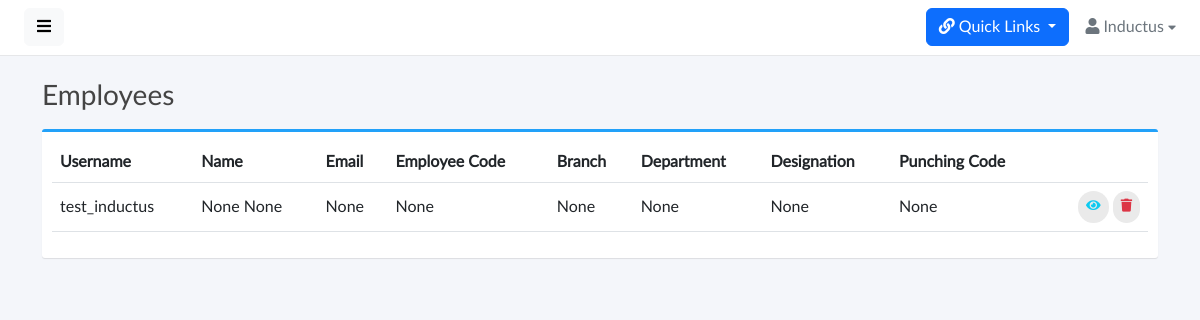
The app's page /employees/ (signed in), older data.
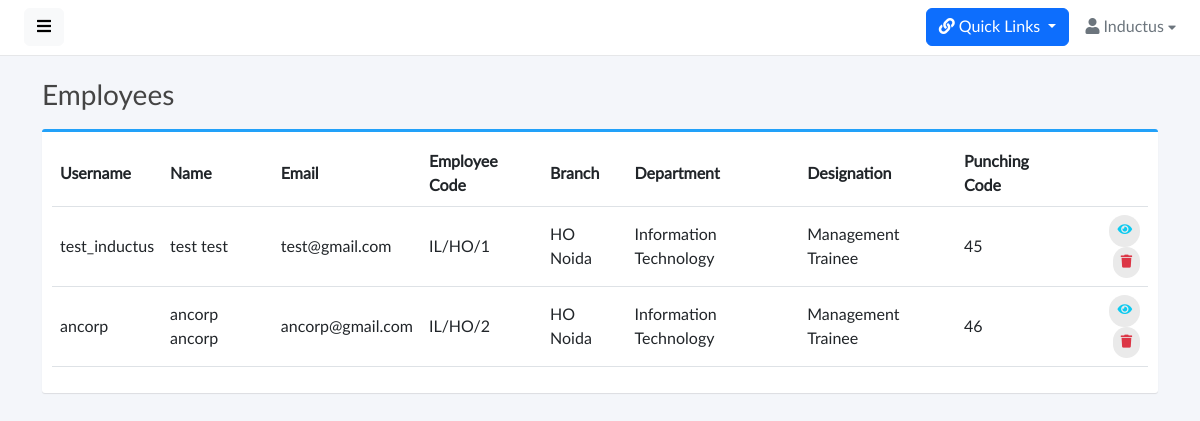
The same page, newer data.
### base/models.py (models this page shows, shortened)
class Employee(models.Model):
    GENDER_CHOICES = [
        ('Male', 'Male'),
        ('Female', 'Female'),
    ]
    SHIFT_CHOICES = [
        ('General', 'General'),
        ('UNICEF', 'UNICEF'),
    ]
    EMPLOYEE_TYPE_CHOICES = [
        ('Permanent','Permanent')
    ]
    GRADE_CHOICES = [
        ('Employee','Employee'),
        ('Consultant','Consultant'),
        ('UNF Employee','UNF Employee'),
        ('UNF Supervisor','UNF Supervisor'),
    ]
    id = models.CharField(max_length=25,primary_key=True,default=generate_unique_id,editable=False)
    user = models.OneToOneField(User, on_delete=models.CASCADE,editable=False)
    employee_code = models.CharField(max_length=20,unique=True,null=True,blank=True)
    first_name = models.CharField(max_length=100 ,null=True,blank=True)
    middle_name = models.CharField(max_length=100,blank=True,null=True)
    last_name = models.CharField(max_length=100 , null=True,blank=True)
    email = models.CharField(max_length=100, null=True,blank=True , unique=True)
    official_email= models.CharField(max_length=100, blank=True , null=True , unique=True)
    gender = models.CharField(max_length=10, choices=GENDER_CHOICES)
    punching_code = models.IntegerField(unique=True , null=True , blank=True)
    date_of_joining = models.DateField(null=True)
    branch = models.ForeignKey(Branch, on_delete=models.SET_NULL,null=True,blank=True)
    department = models.ForeignKey(Department, on_delete=models.SET_NULL, null=True,blank=True)
    designation = models.ForeignKey(Designation, on_delete=models.SET_NULL,null=True,blank=True)
    employee_type = models.CharField(max_length=100, choices=EMPLOYEE_TYPE_CHOICES)
    shift = models.CharField(max_length=100, choices=SHIFT_CHOICES)
    grade = models.CharField(max_length=100, choices=GRADE_CHOICES)
    reporting_manager = models.ForeignKey(
        'self',
        on_delete=models.SET_NULL,
        null=True,
        blank=True,
        related_name='reportees'
    )
    ctc = models.CharField(max_length=20,null=True,blank=True)
    gross_salary = models.CharField(max_length=20,null=True,blank=True)
    basic_salary = models.CharField(max_length=20,null=True,blank=True)

class Branch(models.Model):
    id = models.CharField(default=generate_unique_id,primary_key=True,editable=False,max_length=25)
    branch_name = models.CharField(max_length=100,unique=True)
    branch_code = models.CharField(max_length=100,unique=True)
    address = models.CharField(max_length=200,blank=True,null=True)
    tehsil = models.CharField(max_length=100,blank=True,null=True)
    district = models.CharField(max_length=100,blank=True,null=True)
    city = models.CharField(max_length=50,blank=True,null=True)
    state = models.CharField(max_length=50,choices=STATE_CHOICES,blank=True,null=True)
    country = CountryField(blank_label="(select country)")
    status = models.BooleanField()
    def __str__(self):
        return self.branch_name

class Department(models.Model):
    id = models.CharField(max_length=25,primary_key=True,default=generate_unique_id,editable=False)
    department_name = models.CharField(max_length=100,unique=True)
    department_code = models.CharField(max_length=5,unique=True,blank=True,null=True)
    status = models.BooleanField(default=True)
    def __str__(self):
        return self.department_name

class Designation(models.Model):
    id = models.CharField(max_length=25,primary_key=True,default=generate_unique_id,editable=False)
    designation_name = models.CharField(max_length=100,unique=True)
    designation_code = models.CharField(max_length=5,unique=True,blank=True,null=True)
    status = models.BooleanField(default=True)
    def __str__(self):
        return self.designation_name

### base/views.py (the view)
# urls.py: path('employees/',views.EmployeeView,name='employees'),
@login_required(login_url='signin')
def EmployeeView(request):
    employees = Employee.objects.all()
    branchs = Branch.objects.all()
    departments = Department.objects.all()
    designations = Designation.objects.all()
    numeric_part = 0
    if request.method == 'GET':
        try:
            last_employee = Employee.objects.order_by('-employee_code').first()
            if last_employee:
                last_code = last_employee.employee_code
                if last_code and any(char.isdigit() for char in last_code):
                    numeric_part = int(''.join(filter(str.isdigit, last_code)))
        except Employee.DoesNotExist:
            pass  # Handle the case when no Employee objects exist
    context = {
        'employees': employees,
        'next_employee_code': numeric_part + 1,
        'designations': designations,
        'departments': departments,
        'branchs': branchs,
    }
    return render(request, 'employee.html', context)

### base/templates/employee.html (shortened to what this page needs)
{% extends 'base.html' %}
{% load static %}
{% block start %}
<div class="content">
  <div class="container">
    <div class="page-title">
      <h3>Employees
      </h3>
    </div>
    <div class="box box-primary">
      <div class="box-body">
        <table width="100%" class="table table-hover" id="dataTables-example">
          <thead>
            <tr>
              <th>Username</th>
              <th>Name</th>
              <th>Email</th>
              <th>Employee Code</th>
              <th>Branch</th>
              <th>Department</th>
              <th>Designation</th>
              <th>Punching Code</th>
              <th></th>
            </tr>
          </thead>
          <tbody>
            {% if employees %}
            {% for employee in employees %}
            <tr>
              <td>{{employee.user.username}}</td>
              <td>{{employee.first_name}} {{employee.last_name}}</td>
              <td>{{employee.email}}</td>
              <td>{{employee.employee_code}}</td>
              <td>{{employee.branch}}</td>
              <td>{{employee.department}}</td>
              <td>{{employee.designation}}</td>
              <td>{{employee.punching_code}}</td>
              <td class="text-end">
                <a href="{% url 'employee_profile' employee.id %}" class="btn btn-outline-info btn-rounded"><i
                    class="fas fa-eye"></i></a>
                <a class="btn btn-outline-danger btn-rounded" data-bs-toggle="modal"
                  data-bs-target="#deleteUserModal{{employee.id}}">
                  <i class="fas fa-trash"></i>
                </a>
              </td>
            </tr>
            {% endfor %}
            {% else %}
            <tr>
              <td>No Employee Found</td>
            </tr>
            {% endif %}
          </tbody>
        </table>
      </div>
    </div>
  </div>
</div>
{% endblock %}

### base/templates/base.html (shortened to what this page needs)
{% load static %}
<!doctype html>
<html lang="en">
<head>
	<link href="{% static 'vendor/fontawesome/css/fontawesome.min.css' %}" rel="stylesheet">
    <link href="{% static 'vendor/fontawesome/css/solid.min.css' %}" rel="stylesheet">
    <link href="{% static 'vendor/fontawesome/css/brands.min.css' %}" rel="stylesheet">
    <link href="{% static 'vendor/bootstrap/css/bootstrap.min.css' %}" rel="stylesheet">
    <link href="{% static 'css/master.css' %}" rel="stylesheet">
</head>
<body>
    <div class="wrapper">
        <div id="body" class="active">
            <nav class="navbar navbar-expand-lg navbar-white bg-white">
                <button type="button" id="sidebarCollapse" class="btn btn-light">
                    <i class="fas fa-bars"></i>
                </button>
                <div class="collapse navbar-collapse" id="navbarSupportedContent">
                    <ul class="nav navbar-nav ms-auto">
                        <li class="nav-item dropdown">
                            <div class="nav-dropdown mt-2">
                                <button class="btn btn-primary dropdown-toggle" data-bs-toggle="dropdown" aria-expanded="false"><i class="fas fa-link"></i>
                                    Quick Links
                                  </button>
                            </div>
                        </li>
                        <li class="nav-item dropdown">
                            <div class="nav-dropdown">
                                <a href="#" id="nav2" class="nav-item nav-link dropdown-toggle text-secondary" data-bs-toggle="dropdown" aria-expanded="false">
                                    <i class="fas fa-user"></i> <span>Inductus</span> <i style="font-size: .8em;" class="fas fa-caret-down"></i>
                                </a>
                            </div>
                        </li>
                    </ul>
                </div>
            </nav>
            {% block start %}
            {% endblock %}
        </div>
    </div>
</body>
</html>

### static/css/master.css (style rules this page uses)
body, h1, .h1, h2, .h2, h3, .h3, h4, .h4, h5, .h5, h6, .h6, p, a, td { -moz-osx-font-smoothing: grayscale; -webkit-font-smoothing: antialiased; }
body { width: 100%; height: 100%; background: #f4f6fa; font-family: "Lato", "Helvetica Neue", Arial, Helvetica, sans-serif; font-size: 1rem; color: #444; }
.wrapper { display: flex; width: 100%; align-items: stretch; overflow-x: hidden }
#body { width: 100%; padding: 0; min-height: 100vh; transition: all 0.3s; }
#body>.navbar { padding: 0 1.5rem; min-height: 54px; box-shadow: none; border-bottom: 1px solid rgba(101, 109, 119, .16); }
#body>.content { position: relative; padding: .5rem; }
#body .content .page-title h3 { margin: 1rem 0; }
.page-title { margin: 0; font-size: 1.5rem; line-height: 1.5555556; }
.box { position: relative; border-radius: 3px; background: #ffffff; border-top: 3px solid #d2d6de; margin-bottom: 20px; width: 100%; box-shadow: 0 1px 1px rgba(0, 0, 0, 0.1); }
.box-body { border-top-left-radius: 0; border-top-right-radius: 0; border-bottom-right-radius: 3px; border-bottom-left-radius: 3px; padding: 10px; }
.box-primary { border-top-color: #22a1f9; }
.btn-rounded { border-radius: 10em; padding: 6px 8px; font-size: small; text-transform: none; text-shadow: none !important; background: #eaeaea; border-color: transparent; border: none; }
a, a:hover, a:focus { color: inherit; text-decoration: none; transition: all 0.3s; }
.table td, .table th { vertical-align: middle; }
@media (min-width: 200px) { .navbar-expand-lg .navbar-collapse { display: -ms-flexbox !important; display: flex !important; -ms-flex-preferred-size: auto; flex-basis: auto; } }
@media (min-width: 200px) { .navbar-expand-lg .navbar-nav { -ms-flex-direction: row; flex-direction: row; } }

### static/components/navbar/navbar-dropdowns.css (style rules this page uses)
.nav-dropdown .nav-link { color: #B2EBF2; line-height: 1.42857; padding: 1rem 0 1rem 1rem !important; }
.nav-dropdown .nav-link::after { display: none; }

Row changes from the older to the newer data that the page shows:
changed Employee "test_inductus": first_name "None" → "test"; last_name "None" → "test"; email "None" → "test@gmail.com"; employee_code "None" → "IL/HO/1"; branch "None" → "HO Noida"; department "None" → "Information Technology"; designation "None" → "Management Trainee"; punching_code "None" → "45"
added Employee: user.username "ancorp", first_name "ancorp", last_name "ancorp", email "ancorp@gmail.com", employee_code "IL/HO/2", branch "HO Noida", department "Information Technology", designation "Management Trainee", punching_code "46"
